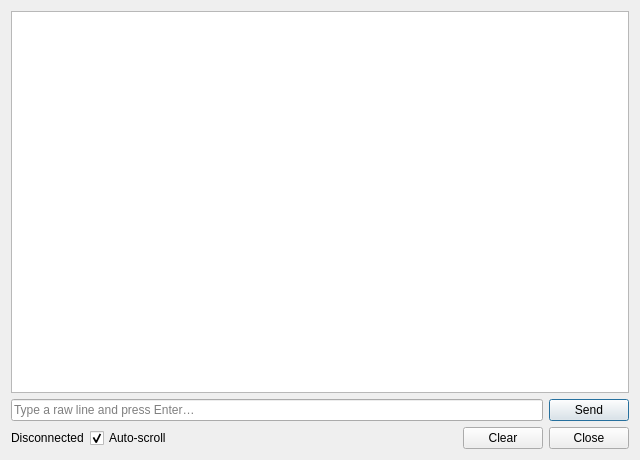
<?xml version="1.0" encoding="UTF-8"?>
<ui version="4.0">
 <class>SerialMonitorDialog</class>
 <widget class="QDialog" name="SerialMonitorDialog">
  <property name="geometry">
   <rect><x>0</x><y>0</y><width>640</width><height>460</height></rect>
  </property>
  <property name="windowTitle"><string>Serial Monitor</string></property>
  <property name="whatsThis"><string>Live view of the raw serial traffic to and from the ESP-NOW gateway. Incoming gateway lines are shown as received; lines you send are echoed with a » marker. Type a raw line below and press Enter to send it — useful for poking the gateway with commands the structured UI can't express.</string></property>
  <layout class="QVBoxLayout" name="verticalLayout">
   <item>
    <widget class="QPlainTextEdit" name="output">
     <property name="whatsThis"><string>Raw serial log. « lines come from the gateway, » lines were sent by this app.</string></property>
     <property name="readOnly"><bool>true</bool></property>
     <property name="lineWrapMode"><enum>QPlainTextEdit::NoWrap</enum></property>
     <property name="maximumBlockCount"><number>5000</number></property>
    </widget>
   </item>
   <item>
    <layout class="QHBoxLayout" name="input_row">
     <item>
      <widget class="QLineEdit" name="input_edit">
       <property name="whatsThis"><string>Raw line to send to the gateway. A newline is appended automatically. Example: {"target":"FF:FF:FF:FF:FF:FF","cmd":"ping"}</string></property>
       <property name="placeholderText"><string>Type a raw line and press Enter…</string></property>
      </widget>
     </item>
     <item>
      <widget class="QPushButton" name="send_btn">
       <property name="whatsThis"><string>Send the typed line to the gateway over serial.</string></property>
       <property name="text"><string>Send</string></property>
      </widget>
     </item>
    </layout>
   </item>
   <item>
    <layout class="QHBoxLayout" name="control_row">
     <item>
      <widget class="QLabel" name="status_label">
       <property name="text"><string>Disconnected</string></property>
      </widget>
     </item>
     <item>
      <widget class="QCheckBox" name="autoscroll_check">
       <property name="whatsThis"><string>Keep the view pinned to the newest line as data arrives.</string></property>
       <property name="text"><string>Auto-scroll</string></property>
       <property name="checked"><bool>true</bool></property>
      </widget>
     </item>
     <item>
      <spacer name="control_spacer">
       <property name="orientation"><enum>Qt::Horizontal</enum></property>
       <property name="sizeHint" stdset="0"><size><width>40</width><height>20</height></size></property>
      </spacer>
     </item>
     <item>
      <widget class="QPushButton" name="clear_btn">
       <property name="whatsThis"><string>Clear the log view. Does not affect the gateway.</string></property>
       <property name="text"><string>Clear</string></property>
      </widget>
     </item>
     <item>
      <widget class="QPushButton" name="close_btn">
       <property name="text"><string>Close</string></property>
      </widget>
     </item>
    </layout>
   </item>
  </layout>
 </widget>
 <resources/>
 <connections/>
</ui>
